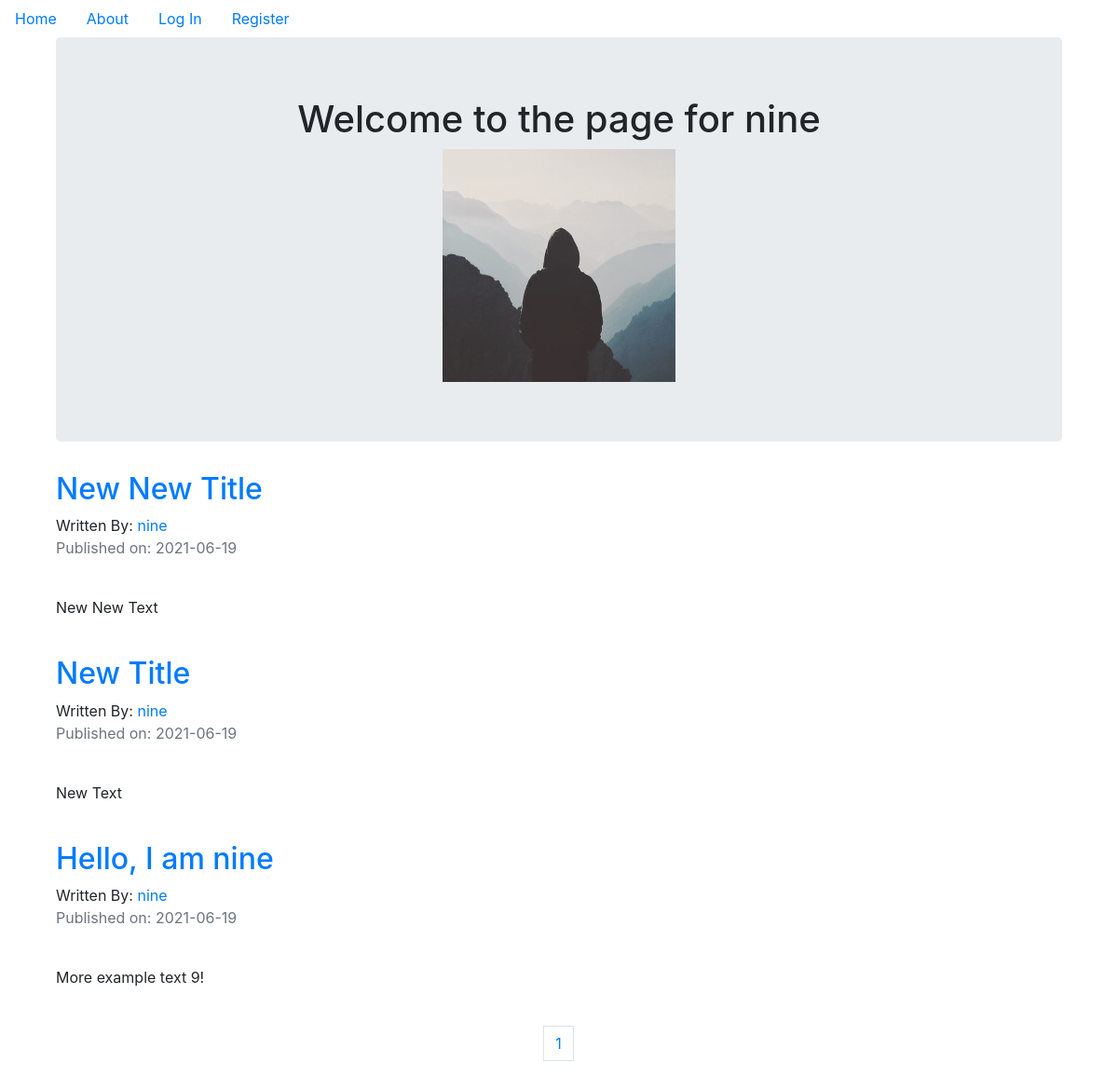
/nine, run on the app's committed database.
### puppycompanyblog/models.py (models this page shows, shortened)
class User(db.Model, UserMixin):
    __tablename__ = 'users'
    id = db.Column(db.Integer, primary_key=True)
    profile_image = db.Column(db.String(64), nullable=False, default='default_profile.jpg')
    email = db.Column(db.String(64), unique=True, index=True)
    username = db.Column(db.String(64), unique=True, index=True)
    password_hash = db.Column(db.String(128))
    posts = db.relationship('BlogPost', backref='author', lazy=True)

class BlogPost(db.Model):
    __tablename__ = 'posts'
    users = db.relationship(User)
    id = db.Column(db.Integer, primary_key=True)
    user_id = db.Column(db.Integer, db.ForeignKey('users.id'), nullable=False)
    date = db.Column(db.DateTime, nullable=False, default=datetime.utcnow)
    title = db.Column(db.String(140), nullable=False)
    text = db.Column(db.Text, nullable=False)

### puppycompanyblog/users/views.py (the view)
@users.route('/<username>')
def user_posts(username):
    page = request.args.get('page', 1, type=int)
    user = User.query.filter_by(username=username).first_or_404()
    blog_posts = BlogPost.query.filter_by(author=user).order_by(BlogPost.date.desc()).paginate(page=page, per_page=5)
    return render_template('user_blog_posts.html', blog_posts=blog_posts, user=user)

### puppycompanyblog/templates/user_blog_posts.html
{% extends 'base.html' %}
{% block content %}
<div class="container">
    <div class="jumbotron">
        <div align='center'>
            <h1>Welcome to the page for {{user.username}}</h1>
            <img src="{{url_for('static', filename='profile_pics/'+user.profile_image)}}">
        </div>
    </div>
{% for post in blog_posts.items %}
    <h2> <a href="{{url_for('blog_posts.blog_post', blog_post_id=post.id)}}">{{post.title}}</a> </h2>
    Written By: <a href="{{url_for('users.user_posts', username=post.author.username)}}">{{post.author.username}}</a>
    <p class="text-muted">Published on: {{post.date.strftime("%Y-%m-%d")}}</p>
    <br>
    <p>{{post.text}}</p>
    <br>
{% endfor %}
</div>
<nav aria-label="Page Navigation example">
    <ul class="pagination justify-content-center">
        {% for page_num in blog_posts.iter_pages(left_edge=1, right_edge=1, left_current=1, right_current=2) %}
            {% if blog_posts.page == page_num %}
                <li class="page_item disabled">
                    <a class="page-link" href="{{url_for('users.user_posts', username=user.username, page=page_num)}}">{{page_num}}</a>
                </li>
            {% else %}
                <li class="page_item">
                    <a class="page-link" href="{{url_for('users.user_posts', username=user.username, page=page_num)}}">{{page_num}}</a>
                </li>
            {% endif %}
        {% endfor %}
    </ul>
</nav>
{% endblock %}

### puppycompanyblog/templates/base.html (shortened to what this page needs)
<!DOCTYPE html>
<html lang="en">
<head>
    <link rel="stylesheet" href="https://maxcdn.bootstrapcdn.com/bootstrap/4.0.0/css/bootstrap.min.css">
</head>
<body>
    <ul class="nav">
        <li class="nav-link">
            <a href="{{url_for('core.index')}}">Home</a>
        </li>
        <li class="nav-link">
            <a href="{{url_for('core.info')}}">About</a>
        </li>
        {% if current_user.is_authenticated %}
            <li class="nav-link">
                <a href="{{url_for('users.logout')}}">Log Out</a>
            </li>
            <li class="nav-link">
                <a href="{{url_for('users.account')}}">Account</a>
            </li>
            <li class="nav-link">
                <a href="{{url_for('blog_posts.create_post')}}">Create Post</a>
            </li>
        {% else %}
            <li class="nav-link">
                <a href="{{url_for('users.login')}}">Log In</a>
            </li>
            <li class="nav-link">
                <a href="{{url_for('users.register')}}">Register</a>
            </li>
        {% endif %}
    </ul>
<div class="container">
    {% block content %}
    {% endblock %}
</div>
</body>
</html>

### data on the page
User: username "nine", profile_image (placeholder picture)
BlogPost: title "New New Title", author.username "nine", date "2021-06-19", text "New New Text"
BlogPost: title "New Title", author.username "nine", date "2021-06-19", text "New Text"
BlogPost: title "Hello, I am nine", author.username "nine", date "2021-06-19", text "More example text 9!"

### other printed values
{{ page_num }} "1"
